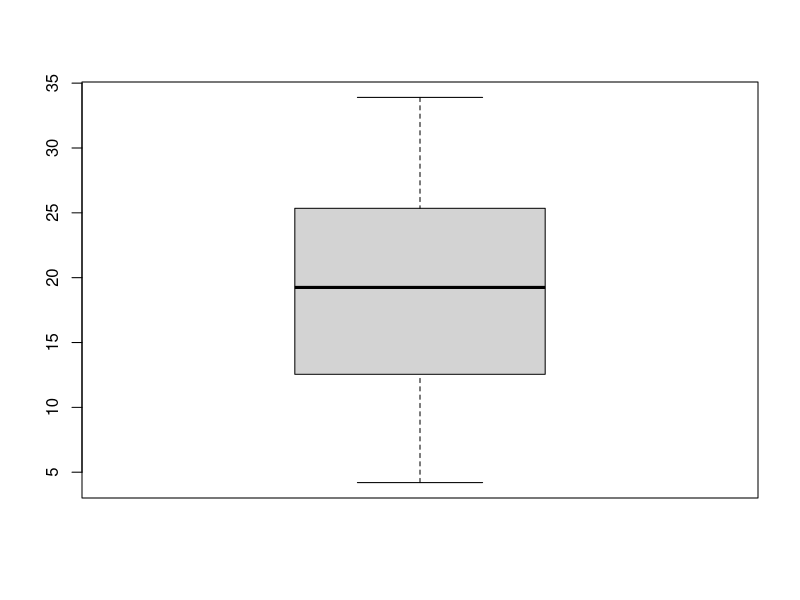
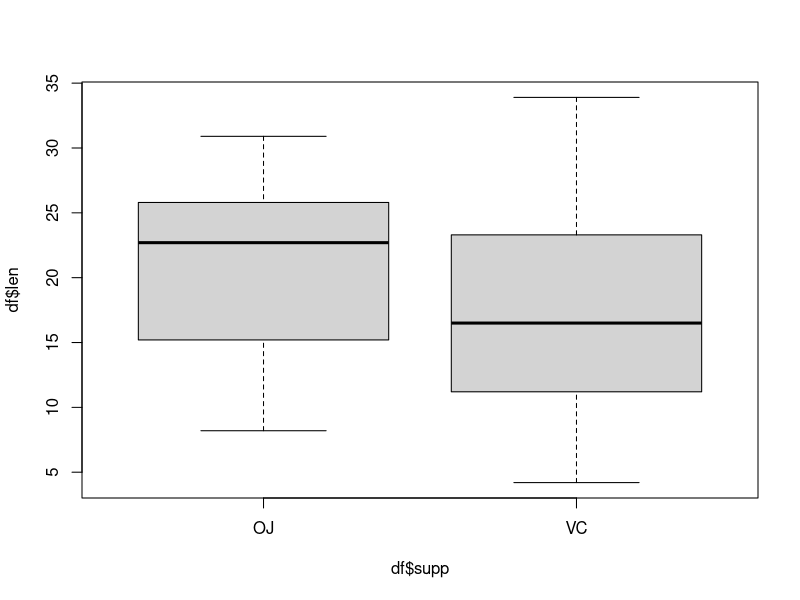
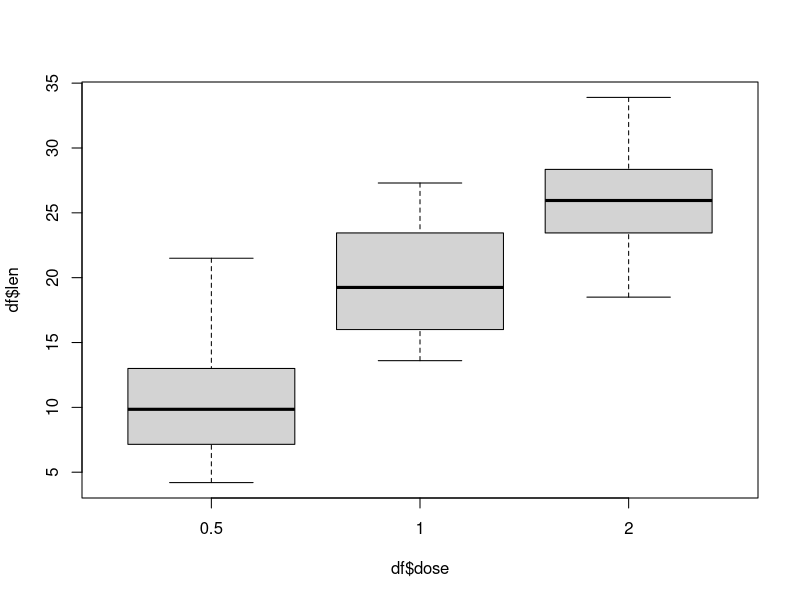
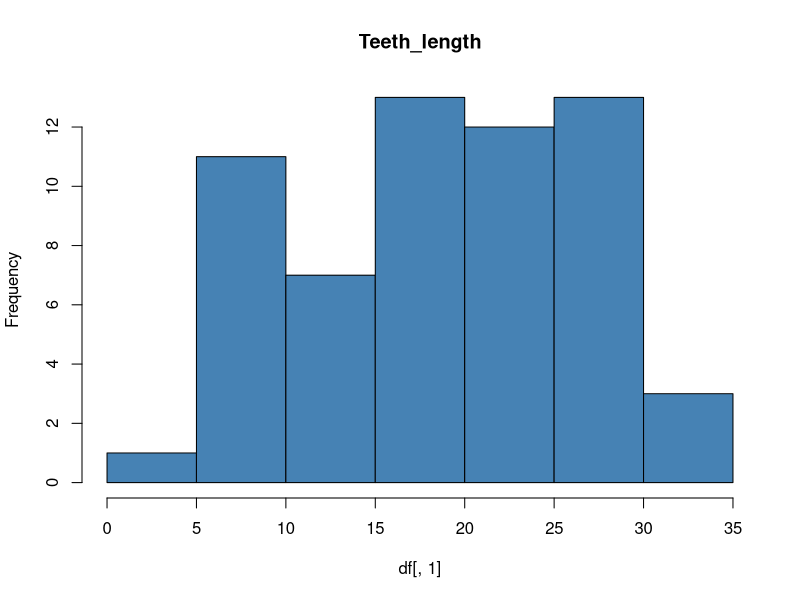
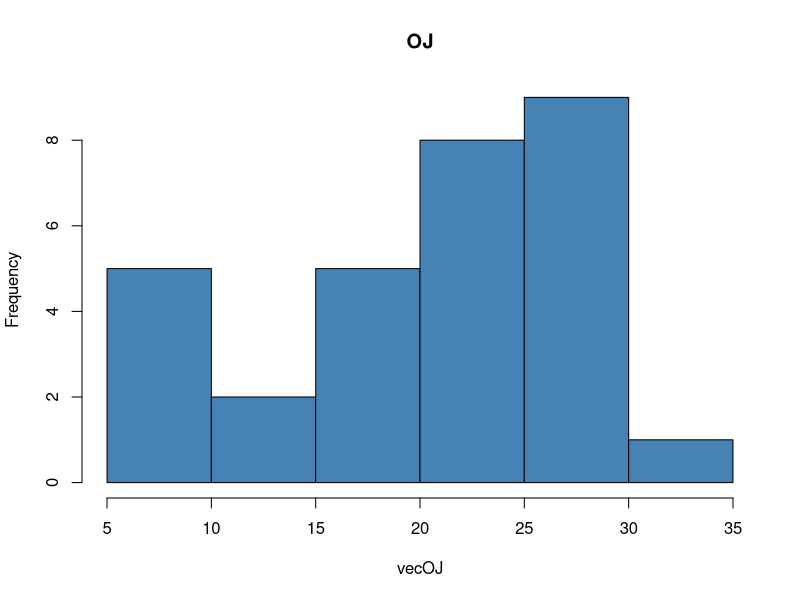
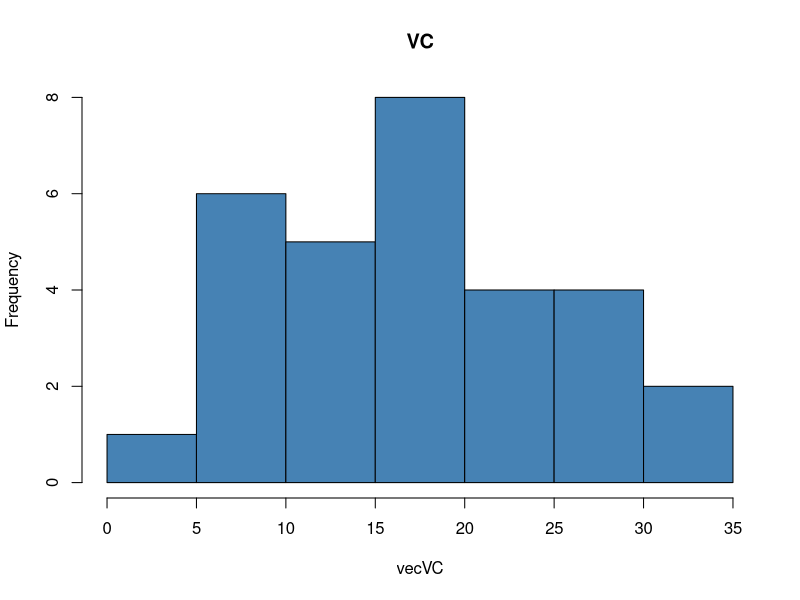
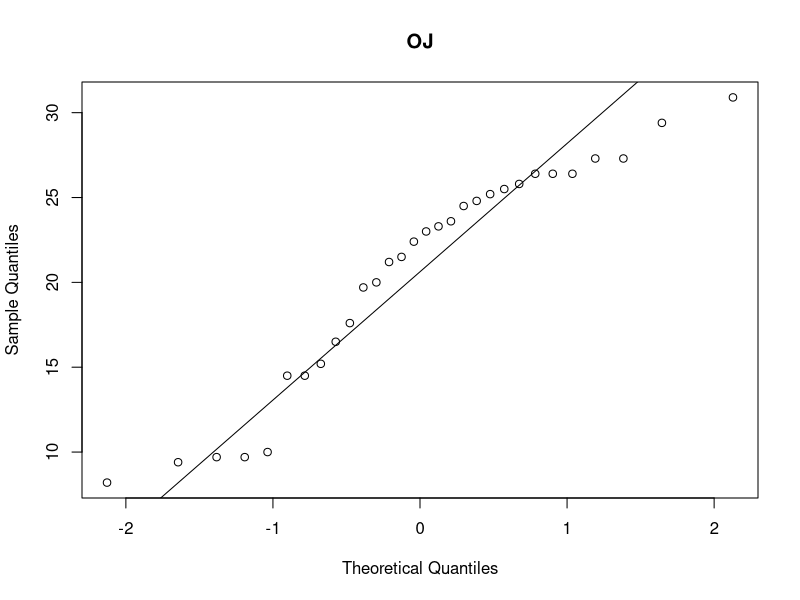
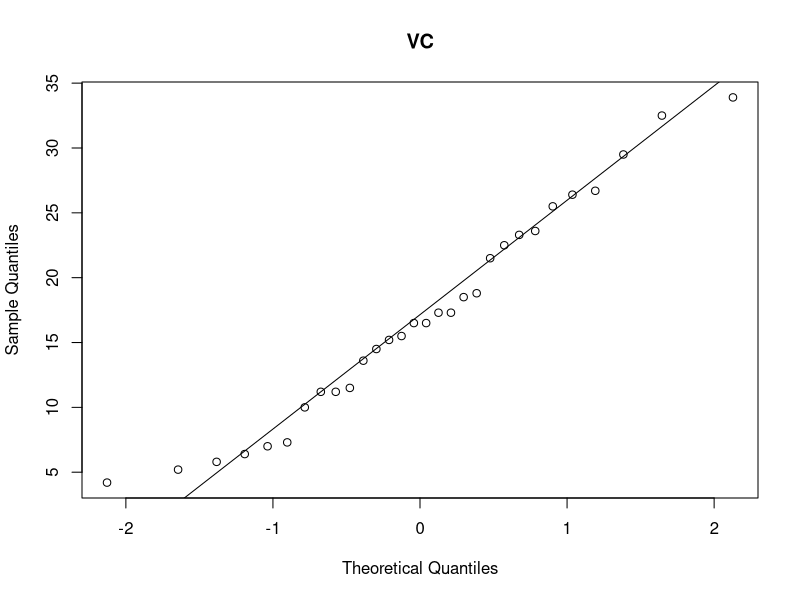

These charts were generated, in order, by the following R code:
#Our task this time was to pick one of available datasets, develop a hypothesis about the data contained
#within and test this hypothesis via a statistical test which we deem appropriate.
#We chose the dataset named "ToothGrowth". 
#This dataset contains data regarding length of odontoblasts (cells responsible for tooth growth) in 60 guinea pigs.
#Each animal received one of three dose levels of vitamin C (0.5, 1, and 2 mg/day) by one of two delivery methods,
#orange juice or ascorbic acid (a form of vitamin C and coded as VC).

#To begin with, we loaded the data as a new dataframe called df.
df<-data.frame(ToothGrowth)
df
#Next, we decided to get a general sense of the data by plotting it as a graph.
#The first graph we made is the box plot of tooth length for every animal. The values appear to be relatively evenly distributed in range 5-35.
boxplot(df$len, data = df, na.action = NULL, horizontal = FALSE, drop = FALSE, sep = ".", lex.order = FALSE)
#Next, we made a box plot of teeth length over supplement type. It appears that median values and intequartile ranges of orange juice 
#and ascorbic acid differ somewhat. However, the data in ascorbic acid group appears to have more cases extreme values.
?boxplot
boxplot(df$len~df$supp, data = df, na.action = NULL, horizontal = FALSE, drop = FALSE, sep = ".", lex.order = FALSE)
#We also made a box plot for teeth length over administered dose. In this case, 
#mean values, interquartile ranges and extreme values differed significantly.
#Highest values appear to be concentrated in 2 mg/day group, followed closely by 1 mg/day group.
#The lowest median values appear to be those from o.5 mg/day, although the most extreme value in this group is larger than 1 mg/day group mean.
boxplot(df$len~df$dose, data = df, na.action = NULL, horizontal = FALSE, drop = FALSE, sep = ".", lex.order = FALSE)
#Finally, we made a histogram of tooth length and it appears to somewhat resemble normal distribution,
#although to be completely shure we will have to conduct tests to confirm this. 
hist(df[,1], col='steelblue', main='Teeth_length')
#Based on this data we can propose 2 hypotheses. Firstly, we propose that the effect of orange juice on tooth growth
# will be greater than that of aspartic acid. Secondly, we propose that there is a positive correlation
# between teeth length and the vitamin c dose.
# We can summarise these two hypotheses into statistically testable forms:
#1.) There is a statistically significant difference between 
#the means of animal groups that were administered either orange juice or ascorbic acid.
#2.) There is a statistically significant difference between  
#the means of animal groups that were administered 0,1 or 2 mg/day of vitamin c.

#Lets start with the first hypothesis. To test this, we will have to perform a t-test on our data.
#However, since t-test assumes that data plots for both of our samples resemble a normal distribution,
#we will have to first test the normalcy of our data via several tests.
#Firstly, we will make a new function and use it to separate our data into two new vectors with respect to
#supplement type.
vecf<-function(x) {
  vecOJ<-c()
  vecVC<-c()
  for (a in (1:nrow(x))) {
    if (x[a,2]=="OJ") {
      vecOJ<-append(vecOJ,x[a,1])
    }
    else if (x[a,2]=="VC") {
      vecVC<-append(vecVC,x[a,1])
    }
  }
  rez<-data.frame(vecOJ,vecVC)
  return(rez)
}
rez<-vecf(df)
vecOJ <- rez[,1]
vecVC <- rez[,2]
vecOJ
vecVC
#Now that we have our data nice and separate, we can check the normalcy of our data.
#create histogram, Q-Q and for both datasets
#We will begin by creating histograms for both of our sets of data.
hist(vecOJ, col='steelblue', main='OJ')
hist(vecVC, col='steelblue', main='VC')
#We can immediately notice that while VC (vitamin c) data somewhat resembles a normal distribution,
#OJ (orange juice) data clearly is clearly quite far from ideal.

#Next, we can draw a Q-Q plot for both sets of data and compare them to the Q-Q plot for normal distribution.
#This plot compares the quantiles of our data to quantiles of a normal distirbution and, if they match,
#the plot should mostly reside on the straight line.
qqnorm(vecOJ, main='OJ')
qqline(vecOJ)

qqnorm(vecVC, main='VC')
qqline(vecVC)
#Again, while VC plot mostly follows the normal distribution pattern, OJ plot clearly strays from the ideal.

#To get a precise and formal measurement of normalcy of our data, we can perform a normalcy tests.
#One of the tests we can perform is the Shapiro-Wilk normalcy test.
#The null hypothesis in this test is that the distribution of a set of data matches the normall distribution,
#while the alternative hypothesis states that it does not.
shapiro.test(vecOJ)
shapiro.test(vecVC)
#While the p value for VC is greater than 0.05, therefor meaning we can accept the null hypothesis,
#the p value for OJ data is smaller than 0.05, meaning we can reject the null hypothesis.

#A similar test we can perform is Anderson-Darling normalcy test. 
#The results of the test appear to be quite similar to those of Shapiro-Wilk test
install.packages('nortest')
library(nortest)
ad.test(vecOJ)
ad.test(vecVC)

#So what does all of this tell us.
#While we can confidently state that the data distribution for the VC is sufficiently similar 
#to a normal distribution, the same is not true for the OJ distribution.


#Another important factor for the t-test is the homogeneity of variance,
#meaning weather or not the variance of both of our samples is roughly similar.
#We can test this using the Levene's test for equality of variance, 
#where the null hypothesis is that there is no statistically significant difference between the variances.
install.packages("car")
library(car)
leveneTest(len~as.factor(supp), data=df)
#The resulting p value is greater than 0.05, meaning that there isn't sufficient evidence to reject the null hypothesis.
#Therefore, there is no significant difference between the variances.

#So what does all of this tell us.
#While we can confidently state that the data distribution for the VC is sufficiently similar 
#to a normal distribution, the same is not true for the OJ distribution.
#However, at least their variances differ significantly.
#Due to this, we can't compare these samples via a t-test. Instead, we will have to use the one-way anova test,
#since this test is somewhat capable of comparing samples with differing distributions and variances.


#We preform the one-way anova test by defining the data we want to analyse 
#as a function of column 'len' over column 'supp' from our data frame.
#We can also specify that the two samples do not have an equal variance.
ano1<-aov(len~as.factor(supp),data = df)
summary(ano1)
#When we perform the test we get a p value of 0.0604, which is greater than alpha value of 0.05.
#Therefore, we failed to reject the null hypothesis.
#What do these results tell us? Well, it obviously means that the differences between teeth length groups based on supplement type
#are likely due to pure chance. This means that we should expect similar results for teeth length regardless if
#our guinea pigs get vitamin C from orange juice or ascorbic acid supplements.

#We will now test the second hypothesis. Since we will now be dealing with multiple samples (in this case 3),
#we will be conducting a one-way anova test. This test is used to examine if means of 3 or more groups are significantly different.
#Firstly we will repeat the same normality tests we conducted for previous samples by dividing the samples into three seperate vectors.

vecs<-function(x) {
  vec5<-c()
  vec1<-c()
  vec2<-c()
  for (a in (1:nrow(x))) {
    if (x[a,3]==0.5) {
      vec5<-append(vec5,x[a,1])
    }
    else if (x[a,3]==1.0) {
      vec1<-append(vec1,x[a,1])
    }
    else if (x[a,3]==2.0) {
      vec2<-append(vec2,x[a,1])
    }
  }
  rez<-data.frame(vec5,vec1,vec2)
  return(rez)
}
rez2<-vecs(df)
rez2
vec5 <- rez2[,1]
vec1 <- rez2[,2]
vec2 <- rez2[,3]
vec5 
vec1 
vec2 
#Then we make the histograms
hist(vec5, col='steelblue', main='0.5')
hist(vec1, col='steelblue', main='1.0')
hist(vec2, col='steelblue', main='2.0')
#And the Q-Q plots
qqnorm(vec5, main='0.5')
qqline(vec5)

qqnorm(vec1, main='1.0')
qqline(vec1)

qqnorm(vec2, main='2.0')
qqline(vec2)

#And the Shapiro-Wilk test
shapiro.test(vec5)
shapiro.test(vec1)
shapiro.test(vec2)

#And, finally, Anderson-Darling test
ad.test(vec5)
ad.test(vec1)
ad.test(vec2)

#The results of all of these tests show that all three samples follow a pattern of normal distribution.
#This means that our results will likely be more accurate than the results for our previous hypothesis

#To test the homogeneity of variances of our samples, we will conduct the Levene test. 
leveneTest(len~as.factor(dose), data=df)
#The resulting p value is greater than 0.05, meaning that we cannot reject 
#the null hypothesis that the variances are the same. 
#There is enough evidence to verify that the second assumption 
#of the one-way anova test is justified



#Now we can conduct a one-way anova test.
#We will describe our data as a function of column 'len' over column 'dose'
ano2<-aov(len~as.factor(dose),data = df)
summary(ano2)
#The resulting p value is 9,53e-16, which is definitely smaller than 0.05.
#Therefore, we can reject the null hypothesis and accept the alternative hypothesis, meaning that  the mean of 
#at least one of the groups is statistically significant from the rest.
#With these results we can safely conclude that the dosage of vitamin c supplement impacts the teeth length of 
#guinea pigs. 

#In conclusion, this data and test results demonstrate that, on average, the effects of orange juice and ascorbic acid
#on teeth growth in guinea pigs are relatively similar. It should be noted, however, that our test didn't
#explain the greater variance in data and more extreme minimum and maximum values for vitamin c group,
#indicating a greater variation in response in this group.
#On the other hand, we have clearly demonstrated a positive correlation between teeth length and dosage.
